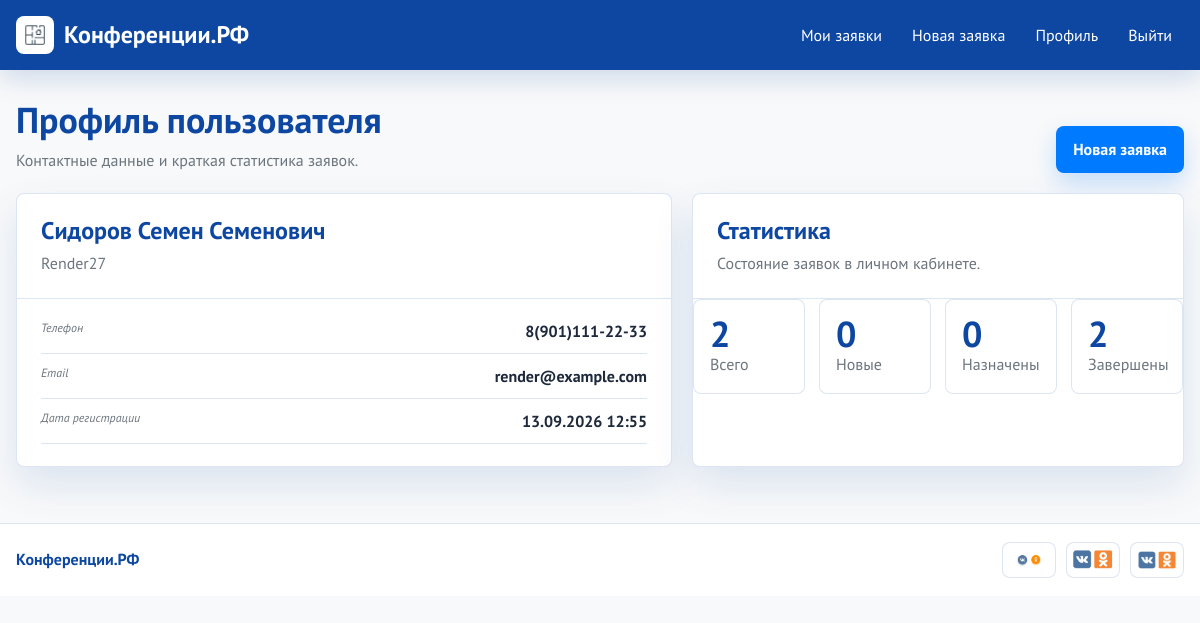
The page /users/profile/ (signed in) on the database its author committed.
### apps/users/models.py (models this page shows, shortened)
class CustomUser(AbstractUser):
    username = models.CharField(
        max_length=150,
        unique=True,
        verbose_name="Логин",
        help_text="Только латиница и цифры, не менее 6 символов",
        validators=[validate_username],
    )
    full_name = models.CharField(
        max_length=255,
        verbose_name="ФИО",
        validators=[validate_cyrillic],
    )
    phone = models.CharField(
        max_length=20,
        verbose_name="Телефон",
        validators=[validate_phone],
    )
    email = models.EmailField(max_length=254, verbose_name="Электронная почта")
    is_admin = models.BooleanField(default=False, verbose_name="Администратор")
    @property
    def admin_access(self):
        return self.is_admin or self.username == "Conf2027" or self.is_staff
    class Meta:
        verbose_name = "Пользователь"
        verbose_name_plural = "Пользователи"

### apps/users/views.py (the view)
# urls.py: path("profile/", views.profile_view, name="profile"),
@login_required
def profile_view(request):
    bookings = request.user.bookings.all()
    stats = {
        "total": bookings.count(),
        "new": bookings.filter(status="new").count(),
        "scheduled": bookings.filter(status="scheduled").count(),
        "completed": bookings.filter(status="completed").count(),
    }
    return render(request, "users/profile.html", {"stats": stats})

### conference_portal/context_processors.py (called while the page is built)
def design_assets(request):
    return {
        "brand_mark": "img/media/1282150_png.webp",
        "hero_image": "img/media/yerinde-temizlik_jpg.webp",
        "gallery_images": GALLERY_IMAGES,
        "social_images": SOCIAL_IMAGES,
        "room_images": ROOM_IMAGES,
    }

### templates/users/profile.html (shortened to what this page needs)
{% extends 'base.html' %}
{% block content %}
<section class="content-head reveal">
    <div>
        <h1>Профиль пользователя</h1>
        <p>Контактные данные и краткая статистика заявок.</p>
    </div>
    <a class="btn btn-primary" href="{% url 'bookings:booking_form' %}">Новая заявка</a>
</section>
<section class="dashboard-grid reveal">
    <article class="card profile-card">
        <div class="card__header">
            <h2>{{ user.full_name }}</h2>
            <p>{{ user.username }}</p>
        </div>
        <dl class="profile-list">
            <div>
                <dt>Телефон</dt>
                <dd>{{ user.phone }}</dd>
            </div>
            <div>
                <dt>Email</dt>
                <dd>{{ user.email }}</dd>
            </div>
            <div>
                <dt>Дата регистрации</dt>
                <dd>{{ user.date_joined|date:"d.m.Y H:i" }}</dd>
            </div>
        </dl>
    </article>
    <article class="card">
        <div class="card__header">
            <h2>Статистика</h2>
            <p>Состояние заявок в личном кабинете.</p>
        </div>
        <div class="stats-grid">
            <div class="stat"><strong>{{ stats.total }}</strong><span>Всего</span></div>
            <div class="stat"><strong>{{ stats.new }}</strong><span>Новые</span></div>
            <div class="stat"><strong>{{ stats.scheduled }}</strong><span>Назначены</span></div>
            <div class="stat"><strong>{{ stats.completed }}</strong><span>Завершены</span></div>
        </div>
    </article>
</section>
{% endblock %}

### static/css/style.css (style rules this page uses)
:root { --blue: #007bff; --navy: #0d47a1; --gray: #6c757d; --bg: #f8f9fa; --surface: #ffffff; --line: rgba(13, 71, 161, 0.14); --shadow: 0 18px 40px rgba(13, 71, 161, 0.12); --radius: 8px; }
* { box-sizing: border-box; }
html { min-width: 320px; }
body { margin: 0; background: var(--bg); color: #1e293b; font-family: "PT Sans", Arial, sans-serif; font-size: 16px; line-height: 1.55; }
a { color: var(--blue); text-decoration: none; }
h1, h2, h3, p { margin: 0; }
h1 { color: var(--navy); font-size: 36px; font-weight: 700; line-height: 1.12; }
h2 { color: var(--navy); font-size: 24px; font-weight: 700; line-height: 1.22; }
.content-head { display: flex; align-items: flex-end; justify-content: space-between; gap: 18px; margin-bottom: 20px; }
.content-head p, .card__header p, .form-note, .muted-note { color: var(--gray); }
.content-head p { max-width: 640px; margin-top: 8px; }
.card { border: 1px solid var(--line); border-radius: var(--radius); background: var(--surface); box-shadow: var(--shadow); overflow: hidden; }
.card__header { display: grid; gap: 6px; border-bottom: 1px solid var(--line); padding: 22px 24px; }
.btn { display: inline-flex; align-items: center; justify-content: center; min-height: 44px; border: 1px solid transparent; border-radius: var(--radius); cursor: pointer; font: inherit; font-weight: 700; padding: 10px 16px; transition: transform 160ms ease, box-shadow 160ms ease, background 160ms ease; }
.btn-primary { background: var(--blue); color: var(--surface); box-shadow: 0 10px 24px rgba(0, 123, 255, 0.22); }
.dashboard-grid, .form-layout { display: grid; grid-template-columns: minmax(0, 1fr) minmax(300px, 0.75fr); gap: 20px; }
.stats-grid { display: grid; grid-template-columns: repeat(4, minmax(0, 1fr)); gap: 14px; margin-bottom: 20px; }
.stat { min-height: 92px; border: 1px solid var(--line); border-radius: var(--radius); background: var(--surface); padding: 16px; }
.stat strong { display: block; color: var(--navy); font-size: 36px; line-height: 1; }
.stat span { color: var(--gray); }
.meta-list, .profile-list { display: grid; gap: 10px; margin: 0; }
.meta-list div, .profile-list div { display: flex; justify-content: space-between; gap: 12px; border-bottom: 1px solid var(--line); padding-bottom: 9px; }
.meta-list dt, .profile-list dt { color: var(--gray); font-size: 12px; font-style: italic; }
.meta-list dd, .profile-list dd { margin: 0; color: #1e293b; font-weight: 700; text-align: right; }
.profile-card { padding-bottom: 18px; }
.profile-list { padding: 20px 24px 4px; }
.reveal { opacity: 0; transform: translateY(10px); transition: opacity 360ms ease, transform 360ms ease; }
.reveal.is-visible { opacity: 1; transform: translateY(0); }

### rows shown on the page
CustomUser: full_name "Сидоров Семен Семенович", username "Render27", phone "8(901)111-22-33", email "render@example.com", date_joined "13.09.2026 12:55"

### other values the page prints
{{ stats.total }} "2"
{{ stats.new }} "0"
{{ stats.scheduled }} "0"
{{ stats.completed }} "2"
